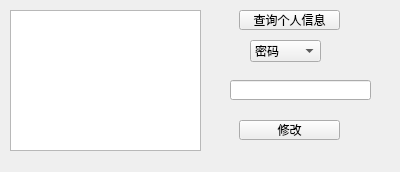
<?xml version="1.0" encoding="UTF-8"?>
<ui version="4.0">
 <class>change</class>
 <widget class="QWidget" name="change">
  <property name="geometry">
   <rect>
    <x>0</x>
    <y>0</y>
    <width>400</width>
    <height>172</height>
   </rect>
  </property>
  <property name="windowTitle">
   <string>Form</string>
  </property>
  <widget class="QTextBrowser" name="textBrowser">
   <property name="geometry">
    <rect>
     <x>10</x>
     <y>10</y>
     <width>191</width>
     <height>141</height>
    </rect>
   </property>
  </widget>
  <widget class="QComboBox" name="comboBox">
   <property name="geometry">
    <rect>
     <x>250</x>
     <y>40</y>
     <width>71</width>
     <height>22</height>
    </rect>
   </property>
   <item>
    <property name="text">
     <string>密码</string>
    </property>
   </item>
   <item>
    <property name="text">
     <string>电话</string>
    </property>
   </item>
   <item>
    <property name="text">
     <string>地址</string>
    </property>
   </item>
  </widget>
  <widget class="QPushButton" name="pushButton">
   <property name="geometry">
    <rect>
     <x>239</x>
     <y>120</y>
     <width>101</width>
     <height>20</height>
    </rect>
   </property>
   <property name="text">
    <string>修改</string>
   </property>
  </widget>
  <widget class="QLineEdit" name="lineEdit">
   <property name="geometry">
    <rect>
     <x>230</x>
     <y>80</y>
     <width>141</width>
     <height>20</height>
    </rect>
   </property>
  </widget>
  <widget class="QPushButton" name="pushButton_2">
   <property name="geometry">
    <rect>
     <x>239</x>
     <y>10</y>
     <width>101</width>
     <height>20</height>
    </rect>
   </property>
   <property name="text">
    <string>查询个人信息</string>
   </property>
  </widget>
 </widget>
 <resources/>
 <connections/>
</ui>
